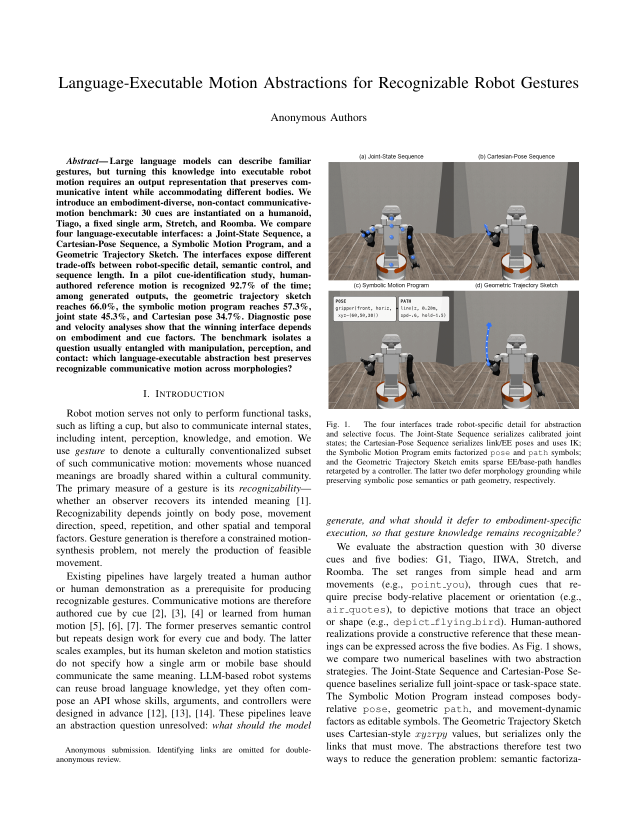
#> input picture papers/icra2027_motion_abstraction/tmp/pdfs/contribution_result_check/page-1.png, 1275 x 1650 px (shown at 1/2 size)
$ python -i build_attr_buildup_grid.py   (imports and definitions only)
#> lines starting #> are read from the running program, lines starting #| are printed output that depends on the picture
### adhoc/generation/robotarm/motion_code_to_config.py
#!/usr/bin/env python3
"""Parse Motion Code DSL from gesture_embodiment_table.xlsx → renderable configs.

Adds an Excel sheet, writes JSON, and optionally renders Tiago + Manipulator.
"""
from __future__ import annotations

import argparse
import json
import os
import re
import shutil
import sys
from datetime import datetime
from pathlib import Path
from typing import Any

_HERE = Path(__file__).resolve().parent
_REPO = _HERE.parents[2]
_GOOGLE = _REPO / "adhoc/generation/tiago"
for p in (_REPO, _HERE, _GOOGLE, _REPO / "adhoc/generation"):
    if str(p) not in sys.path:
        sys.path.insert(0, str(p))
#> further down, picture is the input picture: PIL image 1275x1650 RGB; mean R, G, B 225.6, 225, 224.4

DEFAULT_XLSX = _REPO / "data/seed/gesture_embodiment_table.xlsx"
OUT_JSON_DIR = _REPO / "data/results/motion_configs/embodiment_motion_code"
OUT_RENDER = _REPO / "data/results/render/embodiment_motion_code"
SHEET_NAME = "Renderable JSON"

PLATFORM_COLS = {
    4: "humanoid",
    5: "tiago",
    6: "single_arm",
    8: "roomba",
    9: "stretch",  # Hello Robot Stretch 3 (new; after legacy 5 cols)
}
# Display / eval order: stretch sits between single_arm and roomba.
PLATFORMS_ORDER = (
    "humanoid",
    "tiago",
    "single_arm",
    "stretch",
    "roomba",
)
PLATFORM_HEADERS = {
    "humanoid": "Humanoid (Unitree G1)",
    "tiago": "Tiago",
    "single_arm": "Single-arm (IIWA)",
    "stretch": "Stretch (Hello Robot)",
    "roomba": "Roomba",
}

GRIP_MAP = {
    "horiz": "horizontal",
    "horizontal": "horizontal",
    "vert": "vertical",
    "vertical": "vertical",
    "close": "vertical",
    "closed": "vertical",
    "open": "horizontal",
    "pinch": "vertical",
    "palmup": "palmup",
    "palm_up": "palmup",
    "palmdown": "palmdown",
    "palm_down": "palmdown",
    "palmout": "palmout",
    "palm_out": "palmout",
    "palmin": "palmin",
    "palm_in": "palmin",
    "palmfront": "palmfront",
    "palm_front": "palmfront",
    "palmback": "palmback",
    "palm_back": "palmback",
}
_PALM_GRIPS = {
    "palmup",
    "palmdown",
    "palmout",
    "palmin",
    "palmfront",
    "palmback",
}


# [23 lines left out: function normalize_gripper_orientation, not called in this run]
TORSO_MAP = {"tall": "high", "high": "high", "mid": "mid", "low": "low"}
DIR_MAP = {
    "front": "front",
    "back": "back",
    "in": "in",
    "out": "out",
    "up": "up",
    "down": "down",
    "still": "still",
}


# [83 lines left out: functions _strip_noise, _split_top_level, _parse_value, _parse_kv_list, not called in this run]


def _split_steps(code: str) -> list[str]:
    """Split on top-level ``+`` / ``&`` separators (see ``_split_steps_with_ops``)."""
    return [step for _op, step in _split_steps_with_ops(code)]


# [1226 lines left out: functions _split_steps_with_ops, _parse_call, _boolish, _degrees_pair, pose_to_tiago, pose_to_manip and 17 more, not called in this run]


ROOMBA_DIR_MAP = {
    "front": "front",
    "forward": "front",
    "facing_person": "front",
    "orient_to_person": "front",
    "face_person": "front",
    "back": "back",
    "left": "left",
    "right": "right",
}


# [755 lines left out: functions pose_to_roomba, _roomba_symbolic_facing, _range_or_scalar, convert_step_roomba, _step_order, _attach_order and 7 more, not called in this run]


_HTML_PLAT_GIF = {
    "humanoid": ("Humanoid (Unitree G1)", ("humanoid", "gif")),
    "tiago": ("Tiago", ("tiago", "gif")),
    "single_arm": ("Single-arm (IIWA)", ("manipulator", "gif", "IIWA")),
    "stretch": ("Stretch (Hello Robot)", ("stretch", "gif")),
    "roomba": ("Roomba", ("roomba", "gif")),
}


# [211 lines left out: functions build_html, main, not called in this run]


# [2 lines that do not run on import are left out]

### papers/icra2027_motion_abstraction/figures/build_attr_buildup_grid.py
#!/usr/bin/env python3
"""Table-1 attribute build-up grid: G1 beckon | gap | Tiago flying bird.

One row of 8 cells (4 + gap + 4):
  cue-name | Orientation | Location | Movement
Negative → orientation → location → movement (loc frame @ α=0.5 + traj).
"""
from __future__ import annotations

import json
import os
import sys
from pathlib import Path

# [2 lines not run here, left out]

import numpy as np
from PIL import Image, ImageDraw, ImageFont

REPO = Path("/Users/sb/Downloads/workspace/dev_robosuite")
PAPER = REPO / "papers/icra2027_motion_abstraction"
MC = PAPER / "motion_code"
OUT_DIR = PAPER / "figures" / "_attr_buildup"
OUT_PNG = PAPER / "figures" / "figure_attr_buildup_beckon_bird.png"
OUT_PDF = PAPER / "figures" / "figure_attr_buildup_beckon_bird.pdf"

sys.path[:0] = [
    str(MC),
    str(PAPER),
    str(REPO),
    str(REPO / "adhoc/generation/robotarm"),
    str(REPO / "adhoc/generation/tiago"),
    str(REPO / "adhoc/vlm_test"),
]

from build_fig1_gaze_rub_grid import fill_cell, track_from_first, zoom_crop  # noqa: E402
from motion_code_to_config import convert_code  # noqa: E402

CELL = 260
HEADER_H = 38
GAP_W = 28
ROW_GAP = 0
CUE_BLUE = (31, 111, 235)
LABELS_ATTR = ("Orientation", "Location", "Movement")
MOV_ALPHA = 0.50
PROGRAM_BOX_BG = (255, 255, 255)
PROGRAM_BOX_FG = (20, 20, 20)

# Progressive stages: neg / ori / loc / ghost / mov.
# Location and Movement share the loc pose. Ghost is the other extreme
# (e.g. wings down) composited as a true α=0.5 robot overlay — background stays opaque.
G1_STAGES = [
    (
        "neg",
        "pose(dir=out, grip=vert|palmdown, x=36, y=48, z=36, left_arm=still)\n+ hold(t=1.0)",
    ),
    (
        "ori",
        "pose(dir=front, grip=vert|palmin, x=36, y=48, z=36, left_arm=still)\n+ hold(t=1.0)",
    ),
    (
        "loc",
        "pose(dir=front, grip=vert|palmin, x=60, y=50, z=80, left_arm=still)\n+ hold(t=1.0)",
    ),
    (
        "ghost",
        # Front camera: x is depth, so afterimage must move y/z.
        "pose(dir=front, grip=vert|palmin, x=60, y=50, z=42, left_arm=still)\n+ hold(t=1.0)",
    ),
    (
        "mov",
        "pose(dir=front, grip=vert|palmin, z=80, x=60)\n"
        "+ move(wrist, x, [-35,+35], rep=3, spd=3.5, hold=0.1)",
    ),
]

TIAGO_STAGES = [
    (
        "neg",
        "pose(left_arm=still, torso=mid)\n+ hold(t=1.0)",
    ),
    (
        "ori",
        "pose(dir=out, grip=vert, x=70, y=35, z=88, left_arm=mirror, torso=mid)\n+ hold(t=1.0)",
    ),
    (
        "loc",
        "pose(dir=out, grip=horiz, y=0, z=88, left_arm=mirror, torso=mid)\n+ hold(t=1.0)",
    ),
    (
        "ghost",
        "pose(dir=out, grip=horiz, y=0, z=18, left_arm=mirror, torso=mid)\n+ hold(t=1.0)",
    ),
    (
        "mov",
        "pose(dir=out, grip=horiz, y=0, left_arm=mirror)\n"
        "+ move(shoulder, z, [-25,25], rep=4, spd=2.5)",
    ),
]

IIWA_STAGES = [
    (
        "neg",
        "pose(dir=front, grip=horiz, z=40)\n+ hold(t=1.0)",
    ),
    (
        "ori",
        "pose(dir=up, grip=horiz, z=22, x=35)\n+ hold(t=1.0)",
    ),
    (
        "loc",
        "pose(dir=up, grip=horiz, z=90, x=78)\n+ hold(t=1.0)",
    ),
    (
        "ghost",
        "pose(dir=up, grip=horiz, z=32)\n+ hold(t=1.0)",
    ),
    (
        "mov",
        "pose(dir=up, grip=horiz, z=70) + move(shoulder, x, 10, rep=1, spd=2.0, hold=1.5)",
    ),
]

STRETCH_STAGES = [
    (
        "neg",
        "pose(dir=front, grip=horiz, torso=mid, z=50, x=25)\n+ hold(t=1.0)",
    ),
    (
        "ori",
        "pose(dir=up, grip=horiz, torso=mid, z=50, x=25)\n+ hold(t=1.0)",
    ),
    (
        "loc",
        "pose(dir=up, grip=horiz, torso=high, z=85)\n+ hold(t=1.0)",
    ),
    (
        "ghost",
        "pose(dir=up, grip=horiz, torso=high, z=40)\n+ hold(t=1.0)",
    ),
    (
        "mov",
        "pose(dir=up, grip=horiz, torso=high, z=85) & path(base, arc, r=0, deg=+90, spd=3.5)\n"
        "+ path(ee, line, axis=y, dist=-0.15, spd=1.8) + hold(t=1.2)",
    ),
]

# G1 front-camera framing (upper body, head + both arms in frame)
G1_CAM = dict(
    camera_lookat=(0.0, 0.0, 0.88),
    camera_distance=2.75,  # room for head + outstretched / hanging arms
    camera_azimuth=180.0,  # true front
    camera_elevation=0.0,  # eye-level front (less low-angle)
)


# [37 lines left out: functions _font, _load_frames, _g1_cell, not called in this run]


def _tiago_cell(img: Image.Image) -> Image.Image:
    """Fit by width so outstretched hands stay in frame (square center-crop clips them)."""
    img = img.convert("RGB")
    w, h = img.size
#> w = 1275; h = 1650
    scale = CELL / float(w)
#> scale = 0.204
    nh = max(1, int(round(h * scale)))
#> nh = 336
    resized = img.resize((CELL, nh), Image.Resampling.LANCZOS)
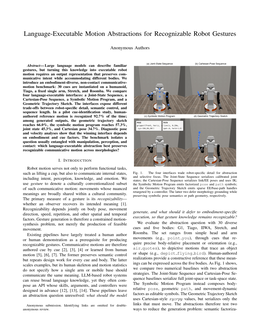
#> resized: PIL image 260x336 RGB; mean R, G, B 224.6, 224, 223.4
    if nh >= CELL:
        # slight downward bias: drop ceiling, keep arms/base
        slack = nh - CELL
#> slack = 76
        y0 = int(round(slack * 0.55))
#> y0 = 42
        y0 = max(0, min(slack, y0))
        return resized.crop((0, y0, CELL, y0 + CELL))
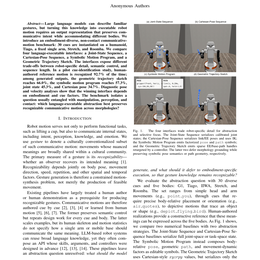
#> returned value: PIL image 260x260 RGB; mean R, G, B 217.5, 216.7, 215.9
    canvas = Image.new("RGB", (CELL, CELL), resized.getpixel((0, 0)))
    canvas.paste(resized, (0, (CELL - nh) // 2))
    return canvas


# [418 lines left out: functions _tiago_hand_tip, _wing_flap_traj, _pick_still_array, _square_cover, _to_cell, _cell_still and 12 more, not called in this run]


# Final SMP shown as a short banner spanning each 4-cell group.
# (pose, movement_or_path) — keep to two short lines so the robot stays visible.
PROGRAMS = {
    "beckon": (
        "POSE",
        "gripper(front, palmin, xyz=(60,50,80))",
        "MOVEMENT",
        "move(wrist, x, +/-35, rep=3)",
    ),
    "flying bird": (
        "POSE",
        "gripper(out, horiz, y=0, z=88, mirror)",
        "MOVEMENT",
        "move(shoulder, z, +/-25, rep=4)",
    ),
    "highfive": (
        "POSE",
        "gripper(up, horiz, xyz=(78,-,90))",
        "MOVEMENT",
        "move(shoulder, x, +10, rep=1)",
    ),
    "open welcome": (
        "POSE",
        "gripper(up, horiz, torso=high, z=85)",
        "PATH",
        "base arc(+90°)  +  ee line(y)",
    ),
}


PROG_TITLE = 18
PROG_BODY = 17


# [151 lines left out: functions _box_size, _draw_code_box, _draw_program_banner, _compose_panel, _compose, recompose_from_gifs, not called in this run]


def overlay_only() -> None:
    recompose_from_gifs()


# [25 lines left out: function main, not called in this run]


# [5 lines not run here, left out]

>>> from PIL import Image
>>> picture = Image.open('../tmp/pdfs/contribution_result_check/page-1.png')
>>> result = _tiago_cell(picture)

$ run again, on papers/icra2027_motion_abstraction/tmp/pdfs/final_placement/page-07.png
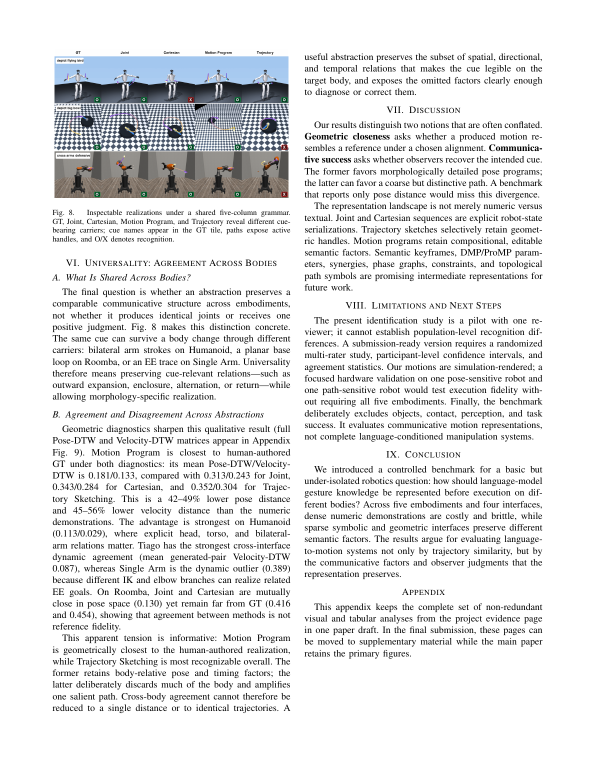
#> input picture papers/icra2027_motion_abstraction/tmp/pdfs/final_placement/page-07.png, 1190 x 1540 px (shown at 1/2 size)
#> picture is the input picture: PIL image 1190x1540 RGB; mean R, G, B 229.8, 230.3, 230.9
#> in _tiago_cell, `resized = img.resize((CELL, nh), Image.Resampling.LANCZOS)`:
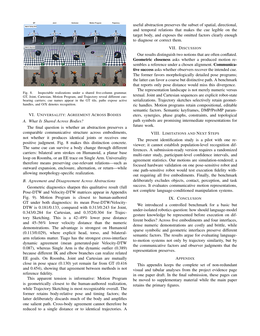
#> resized: PIL image 260x336 RGB; mean R, G, B 228.8, 229.3, 229.9
#> in _tiago_cell, `return resized.crop((0, y0, CELL, y0 + CELL))`:
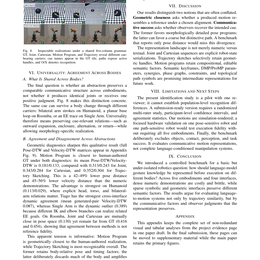
#> returned value: PIL image 260x260 RGB; mean R, G, B 225.9, 226, 226.1

$ run again, on papers/icra2027_motion_abstraction/tmp/pdfs/final_placement2/page-07.png
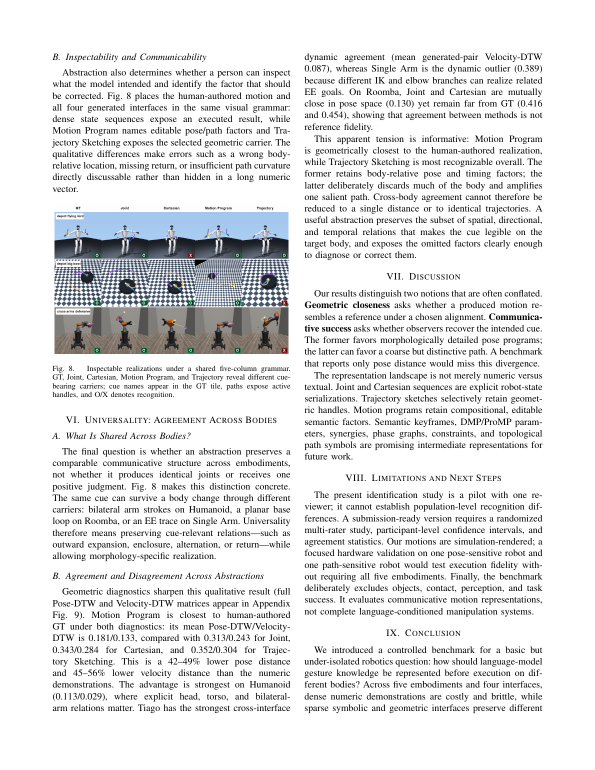
#> input picture papers/icra2027_motion_abstraction/tmp/pdfs/final_placement2/page-07.png, 1190 x 1540 px (shown at 1/2 size)
#> picture is the input picture: PIL image 1190x1540 RGB; mean R, G, B 229.2, 229.7, 230.4
#> in _tiago_cell, `resized = img.resize((CELL, nh), Image.Resampling.LANCZOS)`:
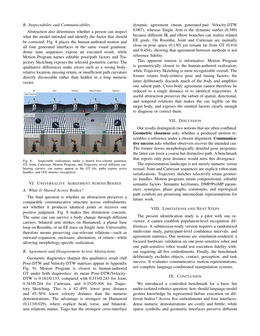
#> resized: PIL image 260x336 RGB; mean R, G, B 228.2, 228.7, 229.3
#> in _tiago_cell, `return resized.crop((0, y0, CELL, y0 + CELL))`:
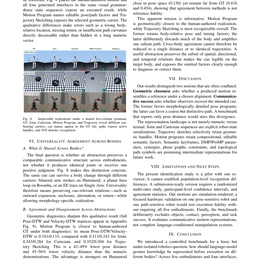
#> returned value: PIL image 260x260 RGB; mean R, G, B 223.3, 224, 224.8

$ run again, on papers/icra2027_motion_abstraction/tmp/pdfs/metric_check/page-3.png
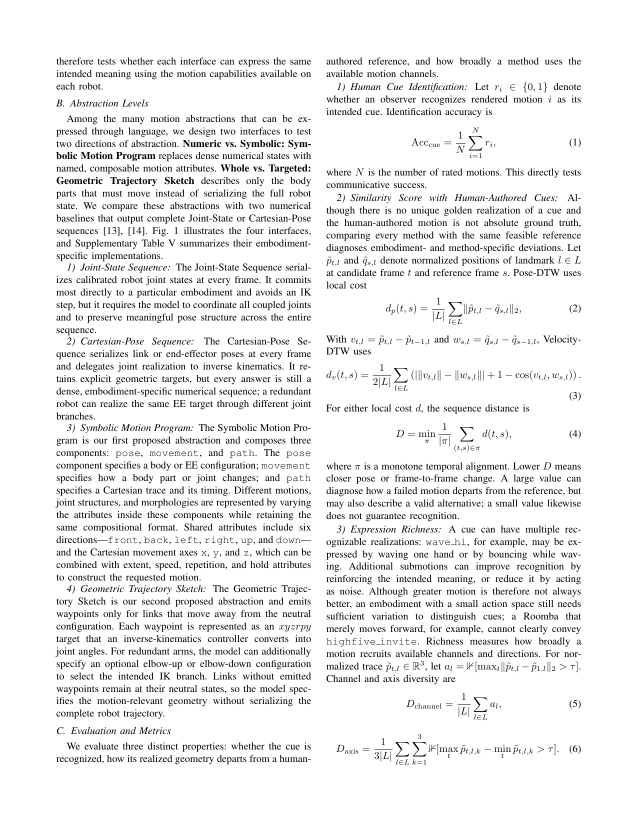
#> input picture papers/icra2027_motion_abstraction/tmp/pdfs/metric_check/page-3.png, 1275 x 1650 px (shown at 1/2 size)
#> picture is the input picture: PIL image 1275x1650 RGB; min 0, max 255, mean 238.7
#> in _tiago_cell, `resized = img.resize((CELL, nh), Image.Resampling.LANCZOS)`:
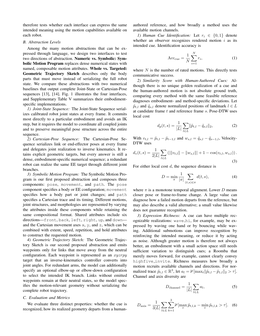
#> resized: PIL image 260x336 RGB; min 69, max 255, mean 237.7
#> in _tiago_cell, `return resized.crop((0, y0, CELL, y0 + CELL))`:
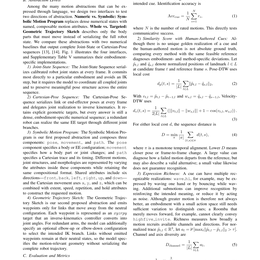
#> returned value: PIL image 260x260 RGB; min 69, max 255, mean 234.9
